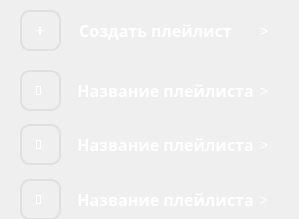
        <widget class="QWidget" name="scrollAreaWidgetContents">
         <property name="geometry">
          <rect>
           <x>0</x>
           <y>0</y>
           <width>299</width>
           <height>219</height>
          </rect>
         </property>
         <widget class="QWidget" name="createplaylist" native="true">
          <property name="geometry">
           <rect>
            <x>10</x>
            <y>10</y>
            <width>281</width>
            <height>51</height>
           </rect>
          </property>
          <widget class="QPushButton" name="createplaylistbtn">
           <property name="geometry">
            <rect>
             <x>10</x>
             <y>0</y>
             <width>271</width>
             <height>41</height>
            </rect>
           </property>
           <property name="styleSheet">
            <string notr="true">QPushButton {
    background-color: transparent; /* Прозорий фон */
    border: 2px solid transparent; /* Прозора обводка по замовчуванню */
    border-radius: 10px; /* Заокруглені краї */
    color: white; /* Білий текст */
    padding: 5px 10px; /* Внутрішні відступи */
    font-size: 14px; /* Розмір тексту */
}

QPushButton:hover {
    border: 2px solid #D3D3D3; /* Світло-сіра обводка при наведенні */
}

QPushButton:pressed {
    background-color: #D3D3D3; /* Повністю світліший фон при натисканні */
    border: 2px solid #D3D3D3; /* Світло-сіра обводка при натисканні */
}
</string>
           </property>
           <property name="text">
            <string>                                                        &gt;</string>
           </property>
          </widget>
          <widget class="QLabel" name="label_6">
           <property name="geometry">
            <rect>
             <x>10</x>
             <y>0</y>
             <width>41</width>
             <height>41</height>
            </rect>
           </property>
           <property name="font">
            <font>
             <family>Metropolis Semi Bold</family>
             <weight>75</weight>
             <bold>true</bold>
             <strikeout>false</strikeout>
             <stylestrategy>NoAntialias</stylestrategy>
             <kerning>false</kerning>
            </font>
           </property>
           <property name="acceptDrops">
            <bool>false</bool>
           </property>
           <property name="autoFillBackground">
            <bool>false</bool>
           </property>
           <property name="styleSheet">
            <string notr="true">QLabel {
background-color: rgba(255, 255, 255, 0);

    border: 2px solid #E0E0E0; /* Світла обводка */
    border-radius: 10px; /* Заокруглені краї */
    padding: 5px 10px; /* Внутрішні відступи */
    color: white; /* Колір тексту */
}

QLabel:hover {
    border: 2px solid #E0E0E0; /* Обводка залишається такою ж при наведенні */
}

QLabel:pressed {
    border: 2px solid #E0E0E0; /* Обводка залишається такою ж при натисканні */
}
</string>
           </property>
           <property name="text">
            <string>➕</string>
           </property>
          </widget>
          <widget class="QLabel" name="label_7">
           <property name="geometry">
            <rect>
             <x>50</x>
             <y>10</y>
             <width>191</width>
             <height>21</height>
            </rect>
           </property>
           <property name="font">
            <font>
             <family>Metropolis Semi Bold</family>
             <pointsize>12</pointsize>
             <weight>75</weight>
             <bold>true</bold>
            </font>
           </property>
           <property name="styleSheet">
            <string notr="true">color: rgb(255, 255, 255);

background-color: rgba(255, 255, 255, 0);</string>
           </property>
           <property name="text">
            <string>Создать плейлист</string>
           </property>
           <property name="alignment">
            <set>Qt::AlignCenter</set>
           </property>
          </widget>
          <zorder>label_7</zorder>
          <zorder>label_6</zorder>
          <zorder>createplaylistbtn</zorder>
         </widget>
         <widget class="QWidget" name="playlist_1" native="true">
          <property name="geometry">
           <rect>
            <x>10</x>
            <y>70</y>
            <width>281</width>
            <height>51</height>
           </rect>
          </property>
          <widget class="QPushButton" name="playlist_btn_1">
           <property name="geometry">
            <rect>
             <x>10</x>
             <y>0</y>
             <width>271</width>
             <height>41</height>
            </rect>
           </property>
           <property name="styleSheet">
            <string notr="true">QPushButton {
    background-color: transparent; /* Прозорий фон */
    border: 2px solid transparent; /* Прозора обводка по замовчуванню */
    border-radius: 10px; /* Заокруглені краї */
    color: white; /* Білий текст */
    padding: 5px 10px; /* Внутрішні відступи */
    font-size: 14px; /* Розмір тексту */
}

QPushButton:hover {
    border: 2px solid #D3D3D3; /* Світло-сіра обводка при наведенні */
}

QPushButton:pressed {
    background-color: #D3D3D3; /* Повністю світліший фон при натисканні */
    border: 2px solid #D3D3D3; /* Світло-сіра обводка при натисканні */
}
</string>
           </property>
           <property name="text">
            <string>                                                        &gt;</string>
           </property>
          </widget>
          <widget class="QLabel" name="playlist_icon_1">
           <property name="geometry">
            <rect>
             <x>10</x>
             <y>0</y>
             <width>41</width>
             <height>41</height>
            </rect>
           </property>
           <property name="font">
            <font>
             <family>Metropolis Semi Bold</family>
             <weight>75</weight>
             <bold>true</bold>
             <strikeout>false</strikeout>
             <stylestrategy>NoAntialias</stylestrategy>
             <kerning>false</kerning>
            </font>
           </property>
           <property name="acceptDrops">
            <bool>false</bool>
           </property>
           <property name="autoFillBackground">
            <bool>false</bool>
           </property>
           <property name="styleSheet">
            <string notr="true">QLabel {
background-color: rgba(255, 255, 255, 0);

    border: 2px solid #E0E0E0; /* Світла обводка */
    border-radius: 10px; /* Заокруглені краї */
    padding: 5px 10px; /* Внутрішні відступи */
    color: white; /* Колір тексту */
}

QLabel:hover {
    border: 2px solid #E0E0E0; /* Обводка залишається такою ж при наведенні */
}

QLabel:pressed {
    border: 2px solid #E0E0E0; /* Обводка залишається такою ж при натисканні */
}
</string>
           </property>
           <property name="text">
            <string>🔰</string>
           </property>
          </widget>
          <widget class="QLabel" name="playlist_name_1">
           <property name="geometry">
            <rect>
             <x>50</x>
             <y>10</y>
             <width>211</width>
             <height>21</height>
            </rect>
           </property>
           <property name="font">
            <font>
             <family>Metropolis Semi Bold</family>
             <pointsize>12</pointsize>
             <weight>75</weight>
             <bold>true</bold>
            </font>
           </property>
           <property name="styleSheet">
            <string notr="true">color: rgb(255, 255, 255);

background-color: rgba(255, 255, 255, 0);</string>
           </property>
           <property name="text">
            <string>Название плейлиста</string>
           </property>
           <property name="alignment">
            <set>Qt::AlignCenter</set>
           </property>
          </widget>
          <zorder>playlist_icon_1</zorder>
          <zorder>playlist_name_1</zorder>
          <zorder>playlist_btn_1</zorder>
         </widget>
         <widget class="QWidget" name="playlist_2" native="true">
          <property name="geometry">
           <rect>
            <x>10</x>
            <y>124</y>
            <width>281</width>
            <height>51</height>
           </rect>
          </property>
          <widget class="QPushButton" name="playlist_btn_2">
           <property name="geometry">
            <rect>
             <x>10</x>
             <y>0</y>
             <width>271</width>
             <height>41</height>
            </rect>
           </property>
           <property name="styleSheet">
            <string notr="true">QPushButton {
    background-color: transparent; /* Прозорий фон */
    border: 2px solid transparent; /* Прозора обводка по замовчуванню */
    border-radius: 10px; /* Заокруглені краї */
    color: white; /* Білий текст */
    padding: 5px 10px; /* Внутрішні відступи */
    font-size: 14px; /* Розмір тексту */
}

QPushButton:hover {
    border: 2px solid #D3D3D3; /* Світло-сіра обводка при наведенні */
}

QPushButton:pressed {
    background-color: #D3D3D3; /* Повністю світліший фон при натисканні */
    border: 2px solid #D3D3D3; /* Світло-сіра обводка при натисканні */
}
</string>
           </property>
           <property name="text">
            <string>                                                        &gt;</string>
           </property>
          </widget>
          <widget class="QLabel" name="playlist_icon_2">
           <property name="geometry">
            <rect>
             <x>10</x>
             <y>0</y>
             <width>41</width>
             <height>41</height>
            </rect>
           </property>
           <property name="font">
            <font>
             <family>Metropolis Semi Bold</family>
             <weight>75</weight>
             <bold>true</bold>
             <strikeout>false</strikeout>
             <stylestrategy>NoAntialias</stylestrategy>
             <kerning>false</kerning>
            </font>
           </property>
           <property name="acceptDrops">
            <bool>false</bool>
           </property>
           <property name="autoFillBackground">
            <bool>false</bool>
           </property>
           <property name="styleSheet">
            <string notr="true">QLabel {
background-color: rgba(255, 255, 255, 0);

    border: 2px solid #E0E0E0; /* Світла обводка */
    border-radius: 10px; /* Заокруглені краї */
    padding: 5px 10px; /* Внутрішні відступи */
    color: white; /* Колір тексту */
}

QLabel:hover {
    border: 2px solid #E0E0E0; /* Обводка залишається такою ж при наведенні */
}

QLabel:pressed {
    border: 2px solid #E0E0E0; /* Обводка залишається такою ж при натисканні */
}
</string>
           </property>
           <property name="text">
            <string>🔰</string>
           </property>
          </widget>
          <widget class="QLabel" name="playlist_name_2">
           <property name="geometry">
            <rect>
             <x>50</x>
             <y>10</y>
             <width>211</width>
             <height>21</height>
            </rect>
           </property>
           <property name="font">
            <font>
             <family>Metropolis Semi Bold</family>
             <pointsize>12</pointsize>
             <weight>75</weight>
             <bold>true</bold>
            </font>
           </property>
           <property name="styleSheet">
            <string notr="true">color: rgb(255, 255, 255);

background-color: rgba(255, 255, 255, 0);</string>
           </property>
           <property name="text">
            <string>Название плейлиста</string>
           </property>
           <property name="alignment">
            <set>Qt::AlignCenter</set>
           </property>
          </widget>
         </widget>
         <widget class="QWidget" name="playlist_3" native="true">
          <property name="geometry">
           <rect>
            <x>10</x>
            <y>179</y>
            <width>281</width>
            <height>51</height>
           </rect>
          </property>
          <widget class="QPushButton" name="playlist_btn_4">
           <property name="geometry">
            <rect>
             <x>10</x>
             <y>0</y>
             <width>271</width>
             <height>41</height>
            </rect>
           </property>
           <property name="styleSheet">
            <string notr="true">QPushButton {
    background-color: transparent; /* Прозорий фон */
    border: 2px solid transparent; /* Прозора обводка по замовчуванню */
    border-radius: 10px; /* Заокруглені краї */
    color: white; /* Білий текст */
    padding: 5px 10px; /* Внутрішні відступи */
    font-size: 14px; /* Розмір тексту */
}

QPushButton:hover {
    border: 2px solid #D3D3D3; /* Світло-сіра обводка при наведенні */
}

QPushButton:pressed {
    background-color: #D3D3D3; /* Повністю світліший фон при натисканні */
    border: 2px solid #D3D3D3; /* Світло-сіра обводка при натисканні */
}
</string>
           </property>
           <property name="text">
            <string>                                                        &gt;</string>
           </property>
          </widget>
          <widget class="QLabel" name="playlist_icon_3">
           <property name="geometry">
            <rect>
             <x>10</x>
             <y>0</y>
             <width>41</width>
             <height>41</height>
            </rect>
           </property>
           <property name="font">
            <font>
             <family>Metropolis Semi Bold</family>
             <weight>75</weight>
             <bold>true</bold>
             <strikeout>false</strikeout>
             <stylestrategy>NoAntialias</stylestrategy>
             <kerning>false</kerning>
            </font>
           </property>
           <property name="acceptDrops">
            <bool>false</bool>
           </property>
           <property name="autoFillBackground">
            <bool>false</bool>
           </property>
           <property name="styleSheet">
            <string notr="true">QLabel {
background-color: rgba(255, 255, 255, 0);

    border: 2px solid #E0E0E0; /* Світла обводка */
    border-radius: 10px; /* Заокруглені краї */
    padding: 5px 10px; /* Внутрішні відступи */
    color: white; /* Колір тексту */
}

QLabel:hover {
    border: 2px solid #E0E0E0; /* Обводка залишається такою ж при наведенні */
}

QLabel:pressed {
    border: 2px solid #E0E0E0; /* Обводка залишається такою ж при натисканні */
}
</string>
           </property>
           <property name="text">
            <string>🔰</string>
           </property>
          </widget>
          <widget class="QLabel" name="playlist_name_4">
           <property name="geometry">
            <rect>
             <x>50</x>
             <y>10</y>
             <width>211</width>
             <height>21</height>
            </rect>
           </property>
           <property name="font">
            <font>
             <family>Metropolis Semi Bold</family>
             <pointsize>12</pointsize>
             <weight>75</weight>
             <bold>true</bold>
            </font>
           </property>
           <property name="styleSheet">
            <string notr="true">color: rgb(255, 255, 255);

background-color: rgba(255, 255, 255, 0);</string>
           </property>
           <property name="text">
            <string>Название плейлиста</string>
           </property>
           <property name="alignment">
            <set>Qt::AlignCenter</set>
           </property>
          </widget>
         </widget>
        </widget>
